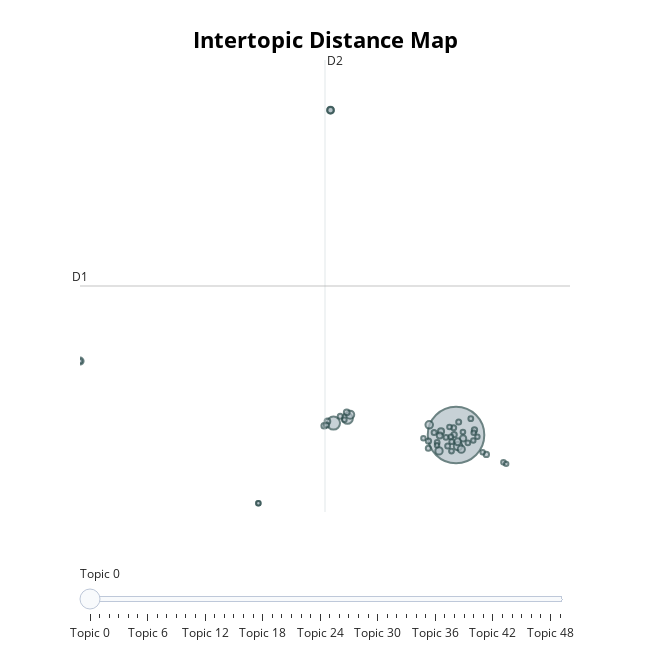

This figure's notebook cell:
### Code cell
# Visualize the tuned topics
fig_tuned = topic_model_tuned.visualize_topics()
fig_tuned.show()

### Figure 1 — Plotly figure (JSON) as saved in the notebook; plotly's stock layout.template omitted (floating-point values rounded to 4 significant figures; data arrays with more than 128 entries replaced by an {"elided": "..."} marker saying what was removed)
{"data": [{"customdata": {"elided": "50x3 mixed values"}, "hovertemplate": "<b>Topic %{customdata[0]}</b><br>%{customdata[1]}<br>Size: %{customdata[2]}", "legendgroup": "", "marker": {"color": "#B0BEC5", "line": {"color": "DarkSlateGrey", "width": 2}, "size": [1787, 95, 65, 41, 37, 32, 30, 29, 27, 27, 26, 22, 21, 21, 20, 19, 18, 18, 16, 16, 16, 16, 14, 14, 14, 14, 14, 14, 14, 13, 13, 13, 13, 12, 12, 12, 12, 12, 12, 12, 12, 11, 11, 11, 11, 11, 11, 11, 11, 11], "sizemode": "area", "sizeref": 1.117, "symbol": "circle"}, "mode": "markers", "name": "", "orientation": "v", "showlegend": false, "type": "scatter", "x": [16.65, 11.21, 11.83, 16.74, 11.95, 15.46, 15.9, 16.88, 11.08, -0.02964, 16.73, 16.97, 15.98, 11.08, 15.93, 11.8, 10.95, 10.8, 17.47, 15.43, 16.57, 18.0, 15.42, 16.77, 16.55, 10.91, 15.68, 16.28, 11.51, 16.45, 17.31, 16.46, 15.81, 17.44, 16.96, 16.36, 16.2, 17.18, 18.76, 11.7, 16.43, 7.879, 15.2, 17.83, -0.03048, 17.6, 7.881, 18.88, 15.81, 17.42], "xaxis": "x", "y": [0.7712, 1.719, 2.088, -0.1128, 2.384, 1.582, -0.4961, -0.3585, 26.6, 6.647, 0.2298, 0.4981, 1.057, 26.6, 0.7252, 2.574, 1.864, 1.506, 1.164, 0.2826, 0.7952, -0.7752, -0.2783, 1.808, 1.337, 1.559, 0.963, -0.1135, 2.269, -0.5124, 2.069, 0.2376, 0.181, 0.9467, 1.007, 1.408, 0.5772, 0.1393, -1.405, 1.985, 0.6194, -4.656, 0.5105, -0.6072, 6.647, 0.6281, -4.654, -1.526, -0.0472, 0.3256], "yaxis": "y"}], "layout": {"annotations": [{"showarrow": false, "text": "D1", "x": -0.03505, "y": 12.62, "yshift": 10}, {"showarrow": false, "text": "D2", "x": 10.84, "xshift": 10, "y": 30.6}], "height": 650, "hoverlabel": {"bgcolor": "white", "font": {"family": "Rockwell", "size": 16}}, "legend": {"itemsizing": "constant", "tracegroupgap": 0}, "margin": {"t": 60}, "shapes": [{"line": {"color": "#CFD8DC", "width": 2}, "type": "line", "x0": 10.84, "x1": 10.84, "y0": -5.355, "y1": 30.6}, {"line": {"color": "#9E9E9E", "width": 2}, "type": "line", "x0": -0.03505, "x1": 21.71, "y0": 12.62, "y1": 12.62}], "sliders": [{"active": 0, "pad": {"t": 50}, "steps": [{"args": [{"marker.color": [["red", "#B0BEC5", "#B0BEC5", "#B0BEC5", "#B0BEC5", "#B0BEC5", "#B0BEC5", "#B0BEC5", "#B0BEC5", "#B0BEC5", "#B0BEC5", "#B0BEC5", "#B0BEC5", "#B0BEC5", "#B0BEC5", "#B0BEC5", "#B0BEC5", "#B0BEC5", "#B0BEC5", "#B0BEC5", "#B0BEC5", "#B0BEC5", "#B0BEC5", "#B0BEC5", "#B0BEC5", "#B0BEC5", "#B0BEC5", "#B0BEC5", "#B0BEC5", "#B0BEC5", "#B0BEC5", "#B0BEC5", "#B0BEC5", "#B0BEC5", "#B0BEC5", "#B0BEC5", "#B0BEC5", "#B0BEC5", "#B0BEC5", "#B0BEC5", "#B0BEC5", "#B0BEC5", "#B0BEC5", "#B0BEC5", "#B0BEC5", "#B0BEC5", "#B0BEC5", "#B0BEC5", "#B0BEC5", "#B0BEC5"]]}], "label": "Topic 0", "method": "update"}, {"args": [{"marker.color": [["#B0BEC5", "red", "#B0BEC5", "#B0BEC5", "#B0BEC5", "#B0BEC5", "#B0BEC5", "#B0BEC5", "#B0BEC5", "#B0BEC5", "#B0BEC5", "#B0BEC5", "#B0BEC5", "#B0BEC5", "#B0BEC5", "#B0BEC5", "#B0BEC5", "#B0BEC5", "#B0BEC5", "#B0BEC5", "#B0BEC5", "#B0BEC5", "#B0BEC5", "#B0BEC5", "#B0BEC5", "#B0BEC5", "#B0BEC5", "#B0BEC5", "#B0BEC5", "#B0BEC5", "#B0BEC5", "#B0BEC5", "#B0BEC5", "#B0BEC5", "#B0BEC5", "#B0BEC5", "#B0BEC5", "#B0BEC5", "#B0BEC5", "#B0BEC5", "#B0BEC5", "#B0BEC5", "#B0BEC5", "#B0BEC5", "#B0BEC5", "#B0BEC5", "#B0BEC5", "#B0BEC5", "#B0BEC5", "#B0BEC5"]]}], "label": "Topic 1", "method": "update"}, {"args": [{"marker.color": [["#B0BEC5", "#B0BEC5", "red", "#B0BEC5", "#B0BEC5", "#B0BEC5", "#B0BEC5", "#B0BEC5", "#B0BEC5", "#B0BEC5", "#B0BEC5", "#B0BEC5", "#B0BEC5", "#B0BEC5", "#B0BEC5", "#B0BEC5", "#B0BEC5", "#B0BEC5", "#B0BEC5", "#B0BEC5", "#B0BEC5", "#B0BEC5", "#B0BEC5", "#B0BEC5", "#B0BEC5", "#B0BEC5", "#B0BEC5", "#B0BEC5", "#B0BEC5", "#B0BEC5", "#B0BEC5", "#B0BEC5", "#B0BEC5", "#B0BEC5", "#B0BEC5", "#B0BEC5", "#B0BEC5", "#B0BEC5", "#B0BEC5", "#B0BEC5", "#B0BEC5", "#B0BEC5", "#B0BEC5", "#B0BEC5", "#B0BEC5", "#B0BEC5", "#B0BEC5", "#B0BEC5", "#B0BEC5", "#B0BEC5"]]}], "label": "Topic 2", "method": "update"}, {"args": [{"marker.color": [["#B0BEC5", "#B0BEC5", "#B0BEC5", "red", "#B0BEC5", "#B0BEC5", "#B0BEC5", "#B0BEC5", "#B0BEC5", "#B0BEC5", "#B0BEC5", "#B0BEC5", "#B0BEC5", "#B0BEC5", "#B0BEC5", "#B0BEC5", "#B0BEC5", "#B0BEC5", "#B0BEC5", "#B0BEC5", "#B0BEC5", "#B0BEC5", "#B0BEC5", "#B0BEC5", "#B0BEC5", "#B0BEC5", "#B0BEC5", "#B0BEC5", "#B0BEC5", "#B0BEC5", "#B0BEC5", "#B0BEC5", "#B0BEC5", "#B0BEC5", "#B0BEC5", "#B0BEC5", "#B0BEC5", "#B0BEC5", "#B0BEC5", "#B0BEC5", "#B0BEC5", "#B0BEC5", "#B0BEC5", "#B0BEC5", "#B0BEC5", "#B0BEC5", "#B0BEC5", "#B0BEC5", "#B0BEC5", "#B0BEC5"]]}], "label": "Topic 3", "method": "update"}, {"args": [{"marker.color": [["#B0BEC5", "#B0BEC5", "#B0BEC5", "#B0BEC5", "red", "#B0BEC5", "#B0BEC5", "#B0BEC5", "#B0BEC5", "#B0BEC5", "#B0BEC5", "#B0BEC5", "#B0BEC5", "#B0BEC5", "#B0BEC5", "#B0BEC5", "#B0BEC5", "#B0BEC5", "#B0BEC5", "#B0BEC5", "#B0BEC5", "#B0BEC5", "#B0BEC5", "#B0BEC5", "#B0BEC5", "#B0BEC5", "#B0BEC5", "#B0BEC5", "#B0BEC5", "#B0BEC5", "#B0BEC5", "#B0BEC5", "#B0BEC5", "#B0BEC5", "#B0BEC5", "#B0BEC5", "#B0BEC5", "#B0BEC5", "#B0BEC5", "#B0BEC5", "#B0BEC5", "#B0BEC5", "#B0BEC5", "#B0BEC5", "#B0BEC5", "#B0BEC5", "#B0BEC5", "#B0BEC5", "#B0BEC5", "#B0BEC5"]]}], "label": "Topic 4", "method": "update"}, {"args": [{"marker.color": [["#B0BEC5", "#B0BEC5", "#B0BEC5", "#B0BEC5", "#B0BEC5", "red", "#B0BEC5", "#B0BEC5", "#B0BEC5", "#B0BEC5", "#B0BEC5", "#B0BEC5", "#B0BEC5", "#B0BEC5", "#B0BEC5", "#B0BEC5", "#B0BEC5", "#B0BEC5", "#B0BEC5", "#B0BEC5", "#B0BEC5", "#B0BEC5", "#B0BEC5", "#B0BEC5", "#B0BEC5", "#B0BEC5", "#B0BEC5", "#B0BEC5", "#B0BEC5", "#B0BEC5", "#B0BEC5", "#B0BEC5", "#B0BEC5", "#B0BEC5", "#B0BEC5", "#B0BEC5", "#B0BEC5", "#B0BEC5", "#B0BEC5", "#B0BEC5", "#B0BEC5", "#B0BEC5", "#B0BEC5", "#B0BEC5", "#B0BEC5", "#B0BEC5", "#B0BEC5", "#B0BEC5", "#B0BEC5", "#B0BEC5"]]}], "label": "Topic 5", "method": "update"}, {"args": [{"marker.color": [["#B0BEC5", "#B0BEC5", "#B0BEC5", "#B0BEC5", "#B0BEC5", "#B0BEC5", "red", "#B0BEC5", "#B0BEC5", "#B0BEC5", "#B0BEC5", "#B0BEC5", "#B0BEC5", "#B0BEC5", "#B0BEC5", "#B0BEC5", "#B0BEC5", "#B0BEC5", "#B0BEC5", "#B0BEC5", "#B0BEC5", "#B0BEC5", "#B0BEC5", "#B0BEC5", "#B0BEC5", "#B0BEC5", "#B0BEC5", "#B0BEC5", "#B0BEC5", "#B0BEC5", "#B0BEC5", "#B0BEC5", "#B0BEC5", "#B0BEC5", "#B0BEC5", "#B0BEC5", "#B0BEC5", "#B0BEC5", "#B0BEC5", "#B0BEC5", "#B0BEC5", "#B0BEC5", "#B0BEC5", "#B0BEC5", "#B0BEC5", "#B0BEC5", "#B0BEC5", "#B0BEC5", "#B0BEC5", "#B0BEC5"]]}], "label": "Topic 6", "method": "update"}, {"args": [{"marker.color": [["#B0BEC5", "#B0BEC5", "#B0BEC5", "#B0BEC5", "#B0BEC5", "#B0BEC5", "#B0BEC5", "red", "#B0BEC5", "#B0BEC5", "#B0BEC5", "#B0BEC5", "#B0BEC5", "#B0BEC5", "#B0BEC5", "#B0BEC5", "#B0BEC5", "#B0BEC5", "#B0BEC5", "#B0BEC5", "#B0BEC5", "#B0BEC5", "#B0BEC5", "#B0BEC5", "#B0BEC5", "#B0BEC5", "#B0BEC5", "#B0BEC5", "#B0BEC5", "#B0BEC5", "#B0BEC5", "#B0BEC5", "#B0BEC5", "#B0BEC5", "#B0BEC5", "#B0BEC5", "#B0BEC5", "#B0BEC5", "#B0BEC5", "#B0BEC5", "#B0BEC5", "#B0BEC5", "#B0BEC5", "#B0BEC5", "#B0BEC5", "#B0BEC5", "#B0BEC5", "#B0BEC5", "#B0BEC5", "#B0BEC5"]]}], "label": "Topic 7", "method": "update"}, {"args": [{"marker.color": [["#B0BEC5", "#B0BEC5", "#B0BEC5", "#B0BEC5", "#B0BEC5", "#B0BEC5", "#B0BEC5", "#B0BEC5", "red", "#B0BEC5", "#B0BEC5", "#B0BEC5", "#B0BEC5", "#B0BEC5", "#B0BEC5", "#B0BEC5", "#B0BEC5", "#B0BEC5", "#B0BEC5", "#B0BEC5", "#B0BEC5", "#B0BEC5", "#B0BEC5", "#B0BEC5", "#B0BEC5", "#B0BEC5", "#B0BEC5", "#B0BEC5", "#B0BEC5", "#B0BEC5", "#B0BEC5", "#B0BEC5", "#B0BEC5", "#B0BEC5", "#B0BEC5", "#B0BEC5", "#B0BEC5", "#B0BEC5", "#B0BEC5", "#B0BEC5", "#B0BEC5", "#B0BEC5", "#B0BEC5", "#B0BEC5", "#B0BEC5", "#B0BEC5", "#B0BEC5", "#B0BEC5", "#B0BEC5", "#B0BEC5"]]}], "label": "Topic 8", "method": "update"}, {"args": [{"marker.color": [["#B0BEC5", "#B0BEC5", "#B0BEC5", "#B0BEC5", "#B0BEC5", "#B0BEC5", "#B0BEC5", "#B0BEC5", "#B0BEC5", "red", "#B0BEC5", "#B0BEC5", "#B0BEC5", "#B0BEC5", "#B0BEC5", "#B0BEC5", "#B0BEC5", "#B0BEC5", "#B0BEC5", "#B0BEC5", "#B0BEC5", "#B0BEC5", "#B0BEC5", "#B0BEC5", "#B0BEC5", "#B0BEC5", "#B0BEC5", "#B0BEC5", "#B0BEC5", "#B0BEC5", "#B0BEC5", "#B0BEC5", "#B0BEC5", "#B0BEC5", "#B0BEC5", "#B0BEC5", "#B0BEC5", "#B0BEC5", "#B0BEC5", "#B0BEC5", "#B0BEC5", "#B0BEC5", "#B0BEC5", "#B0BEC5", "#B0BEC5", "#B0BEC5", "#B0BEC5", "#B0BEC5", "#B0BEC5", "#B0BEC5"]]}], "label": "Topic 9", "method": "update"}, {"args": [{"marker.color": [["#B0BEC5", "#B0BEC5", "#B0BEC5", "#B0BEC5", "#B0BEC5", "#B0BEC5", "#B0BEC5", "#B0BEC5", "#B0BEC5", "#B0BEC5", "red", "#B0BEC5", "#B0BEC5", "#B0BEC5", "#B0BEC5", "#B0BEC5", "#B0BEC5", "#B0BEC5", "#B0BEC5", "#B0BEC5", "#B0BEC5", "#B0BEC5", "#B0BEC5", "#B0BEC5", "#B0BEC5", "#B0BEC5", "#B0BEC5", "#B0BEC5", "#B0BEC5", "#B0BEC5", "#B0BEC5", "#B0BEC5", "#B0BEC5", "#B0BEC5", "#B0BEC5", "#B0BEC5", "#B0BEC5", "#B0BEC5", "#B0BEC5", "#B0BEC5", "#B0BEC5", "#B0BEC5", "#B0BEC5", "#B0BEC5", "#B0BEC5", "#B0BEC5", "#B0BEC5", "#B0BEC5", "#B0BEC5", "#B0BEC5"]]}], "label": "Topic 10", "method": "update"}, {"args": [{"marker.color": [["#B0BEC5", "#B0BEC5", "#B0BEC5", "#B0BEC5", "#B0BEC5", "#B0BEC5", "#B0BEC5", "#B0BEC5", "#B0BEC5", "#B0BEC5", "#B0BEC5", "red", "#B0BEC5", "#B0BEC5", "#B0BEC5", "#B0BEC5", "#B0BEC5", "#B0BEC5", "#B0BEC5", "#B0BEC5", "#B0BEC5", "#B0BEC5", "#B0BEC5", "#B0BEC5", "#B0BEC5", "#B0BEC5", "#B0BEC5", "#B0BEC5", "#B0BEC5", "#B0BEC5", "#B0BEC5", "#B0BEC5", "#B0BEC5", "#B0BEC5", "#B0BEC5", "#B0BEC5", "#B0BEC5", "#B0BEC5", "#B0BEC5", "#B0BEC5", "#B0BEC5", "#B0BEC5", "#B0BEC5", "#B0BEC5", "#B0BEC5", "#B0BEC5", "#B0BEC5", "#B0BEC5", "#B0BEC5", "#B0BEC5"]]}], "label": "Topic 11", "method": "update"}, {"args": [{"marker.color": [["#B0BEC5", "#B0BEC5", "#B0BEC5", "#B0BEC5", "#B0BEC5", "#B0BEC5", "#B0BEC5", "#B0BEC5", "#B0BEC5", "#B0BEC5", "#B0BEC5", "#B0BEC5", "red", "#B0BEC5", "#B0BEC5", "#B0BEC5", "#B0BEC5", "#B0BEC5", "#B0BEC5", "#B0BEC5", "#B0BEC5", "#B0BEC5", "#B0BEC5", "#B0BEC5", "#B0BEC5", "#B0BEC5", "#B0BEC5", "#B0BEC5", "#B0BEC5", "#B0BEC5", "#B0BEC5", "#B0BEC5", "#B0BEC5", "#B0BEC5", "#B0BEC5", "#B0BEC5", "#B0BEC5", "#B0BEC5", "#B0BEC5", "#B0BEC5", "#B0BEC5", "#B0BEC5", "#B0BEC5", "#B0BEC5", "#B0BEC5", "#B0BEC5", "#B0BEC5", "#B0BEC5", "#B0BEC5", "#B0BEC5"]]}], "label": "Topic 12", "method": "update"}, {"args": [{"marker.color": [["#B0BEC5", "#B0BEC5", "#B0BEC5", "#B0BEC5", "#B0BEC5", "#B0BEC5", "#B0BEC5", "#B0BEC5", "#B0BEC5", "#B0BEC5", "#B0BEC5", "#B0BEC5", "#B0BEC5", "red", "#B0BEC5", "#B0BEC5", "#B0BEC5", "#B0BEC5", "#B0BEC5", "#B0BEC5", "#B0BEC5", "#B0BEC5", "#B0BEC5", "#B0BEC5", "#B0BEC5", "#B0BEC5", "#B0BEC5", "#B0BEC5", "#B0BEC5", "#B0BEC5", "#B0BEC5", "#B0BEC5", "#B0BEC5", "#B0BEC5", "#B0BEC5", "#B0BEC5", "#B0BEC5", "#B0BEC5", "#B0BEC5", "#B0BEC5", "#B0BEC5", "#B0BEC5", "#B0BEC5", "#B0BEC5", "#B0BEC5", "#B0BEC5", "#B0BEC5", "#B0BEC5", "#B0BEC5", "#B0BEC5"]]}], "label": "Topic 13", "method": "update"}, {"args": [{"marker.color": [["#B0BEC5", "#B0BEC5", "#B0BEC5", "#B0BEC5", "#B0BEC5", "#B0BEC5", "#B0BEC5", "#B0BEC5", "#B0BEC5", "#B0BEC5", "#B0BEC5", "#B0BEC5", "#B0BEC5", "#B0BEC5", "red", "#B0BEC5", "#B0BEC5", "#B0BEC5", "#B0BEC5", "#B0BEC5", "#B0BEC5", "#B0BEC5", "#B0BEC5", "#B0BEC5", "#B0BEC5", "#B0BEC5", "#B0BEC5", "#B0BEC5", "#B0BEC5", "#B0BEC5", "#B0BEC5", "#B0BEC5", "#B0BEC5", "#B0BEC5", "#B0BEC5", "#B0BEC5", "#B0BEC5", "#B0BEC5", "#B0BEC5", "#B0BEC5", "#B0BEC5", "#B0BEC5", "#B0BEC5", "#B0BEC5", "#B0BEC5", "#B0BEC5", "#B0BEC5", "#B0BEC5", "#B0BEC5", "#B0BEC5"]]}], "label": "Topic 14", "method": "update"}, {"args": [{"marker.color": [["#B0BEC5", "#B0BEC5", "#B0BEC5", "#B0BEC5", "#B0BEC5", "#B0BEC5", "#B0BEC5", "#B0BEC5", "#B0BEC5", "#B0BEC5", "#B0BEC5", "#B0BEC5", "#B0BEC5", "#B0BEC5", "#B0BEC5", "red", "#B0BEC5", "#B0BEC5", "#B0BEC5", "#B0BEC5", "#B0BEC5", "#B0BEC5", "#B0BEC5", "#B0BEC5", "#B0BEC5", "#B0BEC5", "#B0BEC5", "#B0BEC5", "#B0BEC5", "#B0BEC5", "#B0BEC5", "#B0BEC5", "#B0BEC5", "#B0BEC5", "#B0BEC5", "#B0BEC5", "#B0BEC5", "#B0BEC5", "#B0BEC5", "#B0BEC5", "#B0BEC5", "#B0BEC5", "#B0BEC5", "#B0BEC5", "#B0BEC5", "#B0BEC5", "#B0BEC5", "#B0BEC5", "#B0BEC5", "#B0BEC5"]]}], "label": "Topic 15", "method": "update"}, {"args": [{"marker.color": [["#B0BEC5", "#B0BEC5", "#B0BEC5", "#B0BEC5", "#B0BEC5", "#B0BEC5", "#B0BEC5", "#B0BEC5", "#B0BEC5", "#B0BEC5", "#B0BEC5", "#B0BEC5", "#B0BEC5", "#B0BEC5", "#B0BEC5", "#B0BEC5", "red", "#B0BEC5", "#B0BEC5", "#B0BEC5", "#B0BEC5", "#B0BEC5", "#B0BEC5", "#B0BEC5", "#B0BEC5", "#B0BEC5", "#B0BEC5", "#B0BEC5", "#B0BEC5", "#B0BEC5", "#B0BEC5", "#B0BEC5", "#B0BEC5", "#B0BEC5", "#B0BEC5", "#B0BEC5", "#B0BEC5", "#B0BEC5", "#B0BEC5", "#B0BEC5", "#B0BEC5", "#B0BEC5", "#B0BEC5", "#B0BEC5", "#B0BEC5", "#B0BEC5", "#B0BEC5", "#B0BEC5", "#B0BEC5", "#B0BEC5"]]}], "label": "Topic 16", "method": "update"}, {"args": [{"marker.color": [["#B0BEC5", "#B0BEC5", "#B0BEC5", "#B0BEC5", "#B0BEC5", "#B0BEC5", "#B0BEC5", "#B0BEC5", "#B0BEC5", "#B0BEC5", "#B0BEC5", "#B0BEC5", "#B0BEC5", "#B0BEC5", "#B0BEC5", "#B0BEC5", "#B0BEC5", "red", "#B0BEC5", "#B0BEC5", "#B0BEC5", "#B0BEC5", "#B0BEC5", "#B0BEC5", "#B0BEC5", "#B0BEC5", "#B0BEC5", "#B0BEC5", "#B0BEC5", "#B0BEC5", "#B0BEC5", "#B0BEC5", "#B0BEC5", "#B0BEC5", "#B0BEC5", "#B0BEC5", "#B0BEC5", "#B0BEC5", "#B0BEC5", "#B0BEC5", "#B0BEC5", "#B0BEC5", "#B0BEC5", "#B0BEC5", "#B0BEC5", "#B0BEC5", "#B0BEC5", "#B0BEC5", "#B0BEC5", "#B0BEC5"]]}], "label": "Topic 17", "method": "update"}, {"args": [{"marker.color": [["#B0BEC5", "#B0BEC5", "#B0BEC5", "#B0BEC5", "#B0BEC5", "#B0BEC5", "#B0BEC5", "#B0BEC5", "#B0BEC5", "#B0BEC5", "#B0BEC5", "#B0BEC5", "#B0BEC5", "#B0BEC5", "#B0BEC5", "#B0BEC5", "#B0BEC5", "#B0BEC5", "red", "#B0BEC5", "#B0BEC5", "#B0BEC5", "#B0BEC5", "#B0BEC5", "#B0BEC5", "#B0BEC5", "#B0BEC5", "#B0BEC5", "#B0BEC5", "#B0BEC5", "#B0BEC5", "#B0BEC5", "#B0BEC5", "#B0BEC5", "#B0BEC5", "#B0BEC5", "#B0BEC5", "#B0BEC5", "#B0BEC5", "#B0BEC5", "#B0BEC5", "#B0BEC5", "#B0BEC5", "#B0BEC5", "#B0BEC5", "#B0BEC5", "#B0BEC5", "#B0BEC5", "#B0BEC5", "#B0BEC5"]]}], "label": "Topic 18", "method": "update"}, {"args": [{"marker.color": [["#B0BEC5", "#B0BEC5", "#B0BEC5", "#B0BEC5", "#B0BEC5", "#B0BEC5", "#B0BEC5", "#B0BEC5", "#B0BEC5", "#B0BEC5", "#B0BEC5", "#B0BEC5", "#B0BEC5", "#B0BEC5", "#B0BEC5", "#B0BEC5", "#B0BEC5", "#B0BEC5", "#B0BEC5", "red", "#B0BEC5", "#B0BEC5", "#B0BEC5", "#B0BEC5", "#B0BEC5", "#B0BEC5", "#B0BEC5", "#B0BEC5", "#B0BEC5", "#B0BEC5", "#B0BEC5", "#B0BEC5", "#B0BEC5", "#B0BEC5", "#B0BEC5", "#B0BEC5", "#B0BEC5", "#B0BEC5", "#B0BEC5", "#B0BEC5", "#B0BEC5", "#B0BEC5", "#B0BEC5", "#B0BEC5", "#B0BEC5", "#B0BEC5", "#B0BEC5", "#B0BEC5", "#B0BEC5", "#B0BEC5"]]}], "label": "Topic 19", "method": "update"}, {"args": [{"marker.color": [["#B0BEC5", "#B0BEC5", "#B0BEC5", "#B0BEC5", "#B0BEC5", "#B0BEC5", "#B0BEC5", "#B0BEC5", "#B0BEC5", "#B0BEC5", "#B0BEC5", "#B0BEC5", "#B0BEC5", "#B0BEC5", "#B0BEC5", "#B0BEC5", "#B0BEC5", "#B0BEC5", "#B0BEC5", "#B0BEC5", "red", "#B0BEC5", "#B0BEC5", "#B0BEC5", "#B0BEC5", "#B0BEC5", "#B0BEC5", "#B0BEC5", "#B0BEC5", "#B0BEC5", "#B0BEC5", "#B0BEC5", "#B0BEC5", "#B0BEC5", "#B0BEC5", "#B0BEC5", "#B0BEC5", "#B0BEC5", "#B0BEC5", "#B0BEC5", "#B0BEC5", "#B0BEC5", "#B0BEC5", "#B0BEC5", "#B0BEC5", "#B0BEC5", "#B0BEC5", "#B0BEC5", "#B0BEC5", "#B0BEC5"]]}], "label": "Topic 20", "method": "update"}, {"args": [{"marker.color": [["#B0BEC5", "#B0BEC5", "#B0BEC5", "#B0BEC5", "#B0BEC5", "#B0BEC5", "#B0BEC5", "#B0BEC5", "#B0BEC5", "#B0BEC5", "#B0BEC5", "#B0BEC5", "#B0BEC5", "#B0BEC5", "#B0BEC5", "#B0BEC5", "#B0BEC5", "#B0BEC5", "#B0BEC5", "#B0BEC5", "#B0BEC5", "red", "#B0BEC5", "#B0BEC5", "#B0BEC5", "#B0BEC5", "#B0BEC5", "#B0BEC5", "#B0BEC5", "#B0BEC5", "#B0BEC5", "#B0BEC5", "#B0BEC5", "#B0BEC5", "#B0BEC5", "#B0BEC5", "#B0BEC5", "#B0BEC5", "#B0BEC5", "#B0BEC5", "#B0BEC5", "#B0BEC5", "#B0BEC5", "#B0BEC5", "#B0BEC5", "#B0BEC5", "#B0BEC5", "#B0BEC5", "#B0BEC5", "#B0BEC5"]]}], "label": "Topic 21", "method": "update"}, {"args": [{"marker.color": [["#B0BEC5", "#B0BEC5", "#B0BEC5", "#B0BEC5", "#B0BEC5", "#B0BEC5", "#B0BEC5", "#B0BEC5", "#B0BEC5", "#B0BEC5", "#B0BEC5", "#B0BEC5", "#B0BEC5", "#B0BEC5", "#B0BEC5", "#B0BEC5", "#B0BEC5", "#B0BEC5", "#B0BEC5", "#B0BEC5", "#B0BEC5", "#B0BEC5", "red", "#B0BEC5", "#B0BEC5", "#B0BEC5", "#B0BEC5", "#B0BEC5", "#B0BEC5", "#B0BEC5", "#B0BEC5", "#B0BEC5", "#B0BEC5", "#B0BEC5", "#B0BEC5", "#B0BEC5", "#B0BEC5", "#B0BEC5", "#B0BEC5", "#B0BEC5", "#B0BEC5", "#B0BEC5", "#B0BEC5", "#B0BEC5", "#B0BEC5", "#B0BEC5", "#B0BEC5", "#B0BEC5", "#B0BEC5", "#B0BEC5"]]}], "label": "Topic 22", "method": "update"}, {"args": [{"marker.color": [["#B0BEC5", "#B0BEC5", "#B0BEC5", "#B0BEC5", "#B0BEC5", "#B0BEC5", "#B0BEC5", "#B0BEC5", "#B0BEC5", "#B0BEC5", "#B0BEC5", "#B0BEC5", "#B0BEC5", "#B0BEC5", "#B0BEC5", "#B0BEC5", "#B0BEC5", "#B0BEC5", "#B0BEC5", "#B0BEC5", "#B0BEC5", "#B0BEC5", "#B0BEC5", "red", "#B0BEC5", "#B0BEC5", "#B0BEC5", "#B0BEC5", "#B0BEC5", "#B0BEC5", "#B0BEC5", "#B0BEC5", "#B0BEC5", "#B0BEC5", "#B0BEC5", "#B0BEC5", "#B0BEC5", "#B0BEC5", "#B0BEC5", "#B0BEC5", "#B0BEC5", "#B0BEC5", "#B0BEC5", "#B0BEC5", "#B0BEC5", "#B0BEC5", "#B0BEC5", "#B0BEC5", "#B0BEC5", "#B0BEC5"]]}], "label": "Topic 23", "method": "update"}, {"args": [{"marker.color": [["#B0BEC5", "#B0BEC5", "#B0BEC5", "#B0BEC5", "#B0BEC5", "#B0BEC5", "#B0BEC5", "#B0BEC5", "#B0BEC5", "#B0BEC5", "#B0BEC5", "#B0BEC5", "#B0BEC5", "#B0BEC5", "#B0BEC5", "#B0BEC5", "#B0BEC5", "#B0BEC5", "#B0BEC5", "#B0BEC5", "#B0BEC5", "#B0BEC5", "#B0BEC5", "#B0BEC5", "red", "#B0BEC5", "#B0BEC5", "#B0BEC5", "#B0BEC5", "#B0BEC5", "#B0BEC5", "#B0BEC5", "#B0BEC5", "#B0BEC5", "#B0BEC5", "#B0BEC5", "#B0BEC5", "#B0BEC5", "#B0BEC5", "#B0BEC5", "#B0BEC5", "#B0BEC5", "#B0BEC5", "#B0BEC5", "#B0BEC5", "#B0BEC5", "#B0BEC5", "#B0BEC5", "#B0BEC5", "#B0BEC5"]]}], "label": "Topic 24", "method": "update"}, {"args": [{"marker.color": [["#B0BEC5", "#B0BEC5", "#B0BEC5", "#B0BEC5", "#B0BEC5", "#B0BEC5", "#B0BEC5", "#B0BEC5", "#B0BEC5", "#B0BEC5", "#B0BEC5", "#B0BEC5", "#B0BEC5", "#B0BEC5", "#B0BEC5", "#B0BEC5", "#B0BEC5", "#B0BEC5", "#B0BEC5", "#B0BEC5", "#B0BEC5", "#B0BEC5", "#B0BEC5", "#B0BEC5", "#B0BEC5", "red", "#B0BEC5", "#B0BEC5", "#B0BEC5", "#B0BEC5", "#B0BEC5", "#B0BEC5", "#B0BEC5", "#B0BEC5", "#B0BEC5", "#B0BEC5", "#B0BEC5", "#B0BEC5", "#B0BEC5", "#B0BEC5", "#B0BEC5", "#B0BEC5", "#B0BEC5", "#B0BEC5", "#B0BEC5", "#B0BEC5", "#B0BEC5", "#B0BEC5", "#B0BEC5", "#B0BEC5"]]}], "label": "Topic 25", "method": "update"}, {"args": [{"marker.color": [["#B0BEC5", "#B0BEC5", "#B0BEC5", "#B0BEC5", "#B0BEC5", "#B0BEC5", "#B0BEC5", "#B0BEC5", "#B0BEC5", "#B0BEC5", "#B0BEC5", "#B0BEC5", "#B0BEC5", "#B0BEC5", "#B0BEC5", "#B0BEC5", "#B0BEC5", "#B0BEC5", "#B0BEC5", "#B0BEC5", "#B0BEC5", "#B0BEC5", "#B0BEC5", "#B0BEC5", "#B0BEC5", "#B0BEC5", "red", "#B0BEC5", "#B0BEC5", "#B0BEC5", "#B0BEC5", "#B0BEC5", "#B0BEC5", "#B0BEC5", "#B0BEC5", "#B0BEC5", "#B0BEC5", "#B0BEC5", "#B0BEC5", "#B0BEC5", "#B0BEC5", "#B0BEC5", "#B0BEC5", "#B0BEC5", "#B0BEC5", "#B0BEC5", "#B0BEC5", "#B0BEC5", "#B0BEC5", "#B0BEC5"]]}], "label": "Topic 26", "method": "update"}, {"args": [{"marker.color": [["#B0BEC5", "#B0BEC5", "#B0BEC5", "#B0BEC5", "#B0BEC5", "#B0BEC5", "#B0BEC5", "#B0BEC5", "#B0BEC5", "#B0BEC5", "#B0BEC5", "#B0BEC5", "#B0BEC5", "#B0BEC5", "#B0BEC5", "#B0BEC5", "#B0BEC5", "#B0BEC5", "#B0BEC5", "#B0BEC5", "#B0BEC5", "#B0BEC5", "#B0BEC5", "#B0BEC5", "#B0BEC5", "#B0BEC5", "#B0BEC5", "red", "#B0BEC5", "#B0BEC5", "#B0BEC5", "#B0BEC5", "#B0BEC5", "#B0BEC5", "#B0BEC5", "#B0BEC5", "#B0BEC5", "#B0BEC5", "#B0BEC5", "#B0BEC5", "#B0BEC5", "#B0BEC5", "#B0BEC5", "#B0BEC5", "#B0BEC5", "#B0BEC5", "#B0BEC5", "#B0BEC5", "#B0BEC5", "#B0BEC5"]]}], "label": "Topic 27", "method": "update"}, {"args": [{"marker.color": [["#B0BEC5", "#B0BEC5", "#B0BEC5", "#B0BEC5", "#B0BEC5", "#B0BEC5", "#B0BEC5", "#B0BEC5", "#B0BEC5", "#B0BEC5", "#B0BEC5", "#B0BEC5", "#B0BEC5", "#B0BEC5", "#B0BEC5", "#B0BEC5", "#B0BEC5", "#B0BEC5", "#B0BEC5", "#B0BEC5", "#B0BEC5", "#B0BEC5", "#B0BEC5", "#B0BEC5", "#B0BEC5", "#B0BEC5", "#B0BEC5", "#B0BEC5", "red", "#B0BEC5", "#B0BEC5", "#B0BEC5", "#B0BEC5", "#B0BEC5", "#B0BEC5", "#B0BEC5", "#B0BEC5", "#B0BEC5", "#B0BEC5", "#B0BEC5", "#B0BEC5", "#B0BEC5", "#B0BEC5", "#B0BEC5", "#B0BEC5", "#B0BEC5", "#B0BEC5", "#B0BEC5", "#B0BEC5", "#B0BEC5"]]}], "label": "Topic 28", "method": "update"}, {"args": [{"marker.color": [["#B0BEC5", "#B0BEC5", "#B0BEC5", "#B0BEC5", "#B0BEC5", "#B0BEC5", "#B0BEC5", "#B0BEC5", "#B0BEC5", "#B0BEC5", "#B0BEC5", "#B0BEC5", "#B0BEC5", "#B0BEC5", "#B0BEC5", "#B0BEC5", "#B0BEC5", "#B0BEC5", "#B0BEC5", "#B0BEC5", "#B0BEC5", "#B0BEC5", "#B0BEC5", "#B0BEC5", "#B0BEC5", "#B0BEC5", "#B0BEC5", "#B0BEC5", "#B0BEC5", "red", "#B0BEC5", "#B0BEC5", "#B0BEC5", "#B0BEC5", "#B0BEC5", "#B0BEC5", "#B0BEC5", "#B0BEC5", "#B0BEC5", "#B0BEC5", "#B0BEC5", "#B0BEC5", "#B0BEC5", "#B0BEC5", "#B0BEC5", "#B0BEC5", "#B0BEC5", "#B0BEC5", "#B0BEC5", "#B0BEC5"]]}], "label": "Topic 29", "method": "update"}, {"args": [{"marker.color": [["#B0BEC5", "#B0BEC5", "#B0BEC5", "#B0BEC5", "#B0BEC5", "#B0BEC5", "#B0BEC5", "#B0BEC5", "#B0BEC5", "#B0BEC5", "#B0BEC5", "#B0BEC5", "#B0BEC5", "#B0BEC5", "#B0BEC5", "#B0BEC5", "#B0BEC5", "#B0BEC5", "#B0BEC5", "#B0BEC5", "#B0BEC5", "#B0BEC5", "#B0BEC5", "#B0BEC5", "#B0BEC5", "#B0BEC5", "#B0BEC5", "#B0BEC5", "#B0BEC5", "#B0BEC5", "red", "#B0BEC5", "#B0BEC5", "#B0BEC5", "#B0BEC5", "#B0BEC5", "#B0BEC5", "#B0BEC5", "#B0BEC5", "#B0BEC5", "#B0BEC5", "#B0BEC5", "#B0BEC5", "#B0BEC5", "#B0BEC5", "#B0BEC5", "#B0BEC5", "#B0BEC5", "#B0BEC5", "#B0BEC5"]]}], "label": "Topic 30", "method": "update"}, {"args": [{"marker.color": [["#B0BEC5", "#B0BEC5", "#B0BEC5", "#B0BEC5", "#B0BEC5", "#B0BEC5", "#B0BEC5", "#B0BEC5", "#B0BEC5", "#B0BEC5", "#B0BEC5", "#B0BEC5", "#B0BEC5", "#B0BEC5", "#B0BEC5", "#B0BEC5", "#B0BEC5", "#B0BEC5", "#B0BEC5", "#B0BEC5", "#B0BEC5", "#B0BEC5", "#B0BEC5", "#B0BEC5", "#B0BEC5", "#B0BEC5", "#B0BEC5", "#B0BEC5", "#B0BEC5", "#B0BEC5", "#B0BEC5", "red", "#B0BEC5", "#B0BEC5", "#B0BEC5", "#B0BEC5", "#B0BEC5", "#B0BEC5", "#B0BEC5", "#B0BEC5", "#B0BEC5", "#B0BEC5", "#B0BEC5", "#B0BEC5", "#B0BEC5", "#B0BEC5", "#B0BEC5", "#B0BEC5", "#B0BEC5", "#B0BEC5"]]}], "label": "Topic 31", "method": "update"}, {"args": [{"marker.color": [["#B0BEC5", "#B0BEC5", "#B0BEC5", "#B0BEC5", "#B0BEC5", "#B0BEC5", "#B0BEC5", "#B0BEC5", "#B0BEC5", "#B0BEC5", "#B0BEC5", "#B0BEC5", "#B0BEC5", "#B0BEC5", "#B0BEC5", "#B0BEC5", "#B0BEC5", "#B0BEC5", "#B0BEC5", "#B0BEC5", "#B0BEC5", "#B0BEC5", "#B0BEC5", "#B0BEC5", "#B0BEC5", "#B0BEC5", "#B0BEC5", "#B0BEC5", "#B0BEC5", "#B0BEC5", "#B0BEC5", "#B0BEC5", "red", "#B0BEC5", "#B0BEC5", "#B0BEC5", "#B0BEC5", "#B0BEC5", "#B0BEC5", "#B0BEC5", "#B0BEC5", "#B0BEC5", "#B0BEC5", "#B0BEC5", "#B0BEC5", "#B0BEC5", "#B0BEC5", "#B0BEC5", "#B0BEC5", "#B0BEC5"]]}], "label": "Topic 32", "method": "update"}, {"args": [{"marker.color": [["#B0BEC5", "#B0BEC5", "#B0BEC5", "#B0BEC5", "#B0BEC5", "#B0BEC5", "#B0BEC5", "#B0BEC5", "#B0BEC5", "#B0BEC5", "#B0BEC5", "#B0BEC5", "#B0BEC5", "#B0BEC5", "#B0BEC5", "#B0BEC5", "#B0BEC5", "#B0BEC5", "#B0BEC5", "#B0BEC5", "#B0BEC5", "#B0BEC5", "#B0BEC5", "#B0BEC5", "#B0BEC5", "#B0BEC5", "#B0BEC5", "#B0BEC5", "#B0BEC5", "#B0BEC5", "#B0BEC5", "#B0BEC5", "#B0BEC5", "red", "#B0BEC5", "#B0BEC5", "#B0BEC5", "#B0BEC5", "#B0BEC5", "#B0BEC5", "#B0BEC5", "#B0BEC5", "#B0BEC5", "#B0BEC5", "#B0BEC5", "#B0BEC5", "#B0BEC5", "#B0BEC5", "#B0BEC5", "#B0BEC5"]]}], "label": "Topic 33", "method": "update"}, {"args": [{"marker.color": [["#B0BEC5", "#B0BEC5", "#B0BEC5", "#B0BEC5", "#B0BEC5", "#B0BEC5", "#B0BEC5", "#B0BEC5", "#B0BEC5", "#B0BEC5", "#B0BEC5", "#B0BEC5", "#B0BEC5", "#B0BEC5", "#B0BEC5", "#B0BEC5", "#B0BEC5", "#B0BEC5", "#B0BEC5", "#B0BEC5", "#B0BEC5", "#B0BEC5", "#B0BEC5", "#B0BEC5", "#B0BEC5", "#B0BEC5", "#B0BEC5", "#B0BEC5", "#B0BEC5", "#B0BEC5", "#B0BEC5", "#B0BEC5", "#B0BEC5", "#B0BEC5", "red", "#B0BEC5", "#B0BEC5", "#B0BEC5", "#B0BEC5", "#B0BEC5", "#B0BEC5", "#B0BEC5", "#B0BEC5", "#B0BEC5", "#B0BEC5", "#B0BEC5", "#B0BEC5", "#B0BEC5", "#B0BEC5", "#B0BEC5"]]}], "label": "Topic 34", "method": "update"}, {"args": [{"marker.color": [["#B0BEC5", "#B0BEC5", "#B0BEC5", "#B0BEC5", "#B0BEC5", "#B0BEC5", "#B0BEC5", "#B0BEC5", "#B0BEC5", "#B0BEC5", "#B0BEC5", "#B0BEC5", "#B0BEC5", "#B0BEC5", "#B0BEC5", "#B0BEC5", "#B0BEC5", "#B0BEC5", "#B0BEC5", "#B0BEC5", "#B0BEC5", "#B0BEC5", "#B0BEC5", "#B0BEC5", "#B0BEC5", "#B0BEC5", "#B0BEC5", "#B0BEC5", "#B0BEC5", "#B0BEC5", "#B0BEC5", "#B0BEC5", "#B0BEC5", "#B0BEC5", "#B0BEC5", "red", "#B0BEC5", "#B0BEC5", "#B0BEC5", "#B0BEC5", "#B0BEC5", "#B0BEC5", "#B0BEC5", "#B0BEC5", "#B0BEC5", "#B0BEC5", "#B0BEC5", "#B0BEC5", "#B0BEC5", "#B0BEC5"]]}], "label": "Topic 35", "method": "update"}, {"args": [{"marker.color": [["#B0BEC5", "#B0BEC5", "#B0BEC5", "#B0BEC5", "#B0BEC5", "#B0BEC5", "#B0BEC5", "#B0BEC5", "#B0BEC5", "#B0BEC5", "#B0BEC5", "#B0BEC5", "#B0BEC5", "#B0BEC5", "#B0BEC5", "#B0BEC5", "#B0BEC5", "#B0BEC5", "#B0BEC5", "#B0BEC5", "#B0BEC5", "#B0BEC5", "#B0BEC5", "#B0BEC5", "#B0BEC5", "#B0BEC5", "#B0BEC5", "#B0BEC5", "#B0BEC5", "#B0BEC5", "#B0BEC5", "#B0BEC5", "#B0BEC5", "#B0BEC5", "#B0BEC5", "#B0BEC5", "red", "#B0BEC5", "#B0BEC5", "#B0BEC5", "#B0BEC5", "#B0BEC5", "#B0BEC5", "#B0BEC5", "#B0BEC5", "#B0BEC5", "#B0BEC5", "#B0BEC5", "#B0BEC5", "#B0BEC5"]]}], "label": "Topic 36", "method": "update"}, {"args": [{"marker.color": [["#B0BEC5", "#B0BEC5", "#B0BEC5", "#B0BEC5", "#B0BEC5", "#B0BEC5", "#B0BEC5", "#B0BEC5", "#B0BEC5", "#B0BEC5", "#B0BEC5", "#B0BEC5", "#B0BEC5", "#B0BEC5", "#B0BEC5", "#B0BEC5", "#B0BEC5", "#B0BEC5", "#B0BEC5", "#B0BEC5", "#B0BEC5", "#B0BEC5", "#B0BEC5", "#B0BEC5", "#B0BEC5", "#B0BEC5", "#B0BEC5", "#B0BEC5", "#B0BEC5", "#B0BEC5", "#B0BEC5", "#B0BEC5", "#B0BEC5", "#B0BEC5", "#B0BEC5", "#B0BEC5", "#B0BEC5", "red", "#B0BEC5", "#B0BEC5", "#B0BEC5", "#B0BEC5", "#B0BEC5", "#B0BEC5", "#B0BEC5", "#B0BEC5", "#B0BEC5", "#B0BEC5", "#B0BEC5", "#B0BEC5"]]}], "label": "Topic 37", "method": "update"}, {"args": [{"marker.color": [["#B0BEC5", "#B0BEC5", "#B0BEC5", "#B0BEC5", "#B0BEC5", "#B0BEC5", "#B0BEC5", "#B0BEC5", "#B0BEC5", "#B0BEC5", "#B0BEC5", "#B0BEC5", "#B0BEC5", "#B0BEC5", "#B0BEC5", "#B0BEC5", "#B0BEC5", "#B0BEC5", "#B0BEC5", "#B0BEC5", "#B0BEC5", "#B0BEC5", "#B0BEC5", "#B0BEC5", "#B0BEC5", "#B0BEC5", "#B0BEC5", "#B0BEC5", "#B0BEC5", "#B0BEC5", "#B0BEC5", "#B0BEC5", "#B0BEC5", "#B0BEC5", "#B0BEC5", "#B0BEC5", "#B0BEC5", "#B0BEC5", "red", "#B0BEC5", "#B0BEC5", "#B0BEC5", "#B0BEC5", "#B0BEC5", "#B0BEC5", "#B0BEC5", "#B0BEC5", "#B0BEC5", "#B0BEC5", "#B0BEC5"]]}], "label": "Topic 38", "method": "update"}, {"args": [{"marker.color": [["#B0BEC5", "#B0BEC5", "#B0BEC5", "#B0BEC5", "#B0BEC5", "#B0BEC5", "#B0BEC5", "#B0BEC5", "#B0BEC5", "#B0BEC5", "#B0BEC5", "#B0BEC5", "#B0BEC5", "#B0BEC5", "#B0BEC5", "#B0BEC5", "#B0BEC5", "#B0BEC5", "#B0BEC5", "#B0BEC5", "#B0BEC5", "#B0BEC5", "#B0BEC5", "#B0BEC5", "#B0BEC5", "#B0BEC5", "#B0BEC5", "#B0BEC5", "#B0BEC5", "#B0BEC5", "#B0BEC5", "#B0BEC5", "#B0BEC5", "#B0BEC5", "#B0BEC5", "#B0BEC5", "#B0BEC5", "#B0BEC5", "#B0BEC5", "red", "#B0BEC5", "#B0BEC5", "#B0BEC5", "#B0BEC5", "#B0BEC5", "#B0BEC5", "#B0BEC5", "#B0BEC5", "#B0BEC5", "#B0BEC5"]]}], "label": "Topic 39", "method": "update"}, {"args": [{"marker.color": [["#B0BEC5", "#B0BEC5", "#B0BEC5", "#B0BEC5", "#B0BEC5", "#B0BEC5", "#B0BEC5", "#B0BEC5", "#B0BEC5", "#B0BEC5", "#B0BEC5", "#B0BEC5", "#B0BEC5", "#B0BEC5", "#B0BEC5", "#B0BEC5", "#B0BEC5", "#B0BEC5", "#B0BEC5", "#B0BEC5", "#B0BEC5", "#B0BEC5", "#B0BEC5", "#B0BEC5", "#B0BEC5", "#B0BEC5", "#B0BEC5", "#B0BEC5", "#B0BEC5", "#B0BEC5", "#B0BEC5", "#B0BEC5", "#B0BEC5", "#B0BEC5", "#B0BEC5", "#B0BEC5", "#B0BEC5", "#B0BEC5", "#B0BEC5", "#B0BEC5", "red", "#B0BEC5", "#B0BEC5", "#B0BEC5", "#B0BEC5", "#B0BEC5", "#B0BEC5", "#B0BEC5", "#B0BEC5", "#B0BEC5"]]}], "label": "Topic 40", "method": "update"}, {"args": [{"marker.color": [["#B0BEC5", "#B0BEC5", "#B0BEC5", "#B0BEC5", "#B0BEC5", "#B0BEC5", "#B0BEC5", "#B0BEC5", "#B0BEC5", "#B0BEC5", "#B0BEC5", "#B0BEC5", "#B0BEC5", "#B0BEC5", "#B0BEC5", "#B0BEC5", "#B0BEC5", "#B0BEC5", "#B0BEC5", "#B0BEC5", "#B0BEC5", "#B0BEC5", "#B0BEC5", "#B0BEC5", "#B0BEC5", "#B0BEC5", "#B0BEC5", "#B0BEC5", "#B0BEC5", "#B0BEC5", "#B0BEC5", "#B0BEC5", "#B0BEC5", "#B0BEC5", "#B0BEC5", "#B0BEC5", "#B0BEC5", "#B0BEC5", "#B0BEC5", "#B0BEC5", "#B0BEC5", "red", "#B0BEC5", "#B0BEC5", "#B0BEC5", "#B0BEC5", "#B0BEC5", "#B0BEC5", "#B0BEC5", "#B0BEC5"]]}], "label": "Topic 41", "method": "update"}, {"args": [{"marker.color": [["#B0BEC5", "#B0BEC5", "#B0BEC5", "#B0BEC5", "#B0BEC5", "#B0BEC5", "#B0BEC5", "#B0BEC5", "#B0BEC5", "#B0BEC5", "#B0BEC5", "#B0BEC5", "#B0BEC5", "#B0BEC5", "#B0BEC5", "#B0BEC5", "#B0BEC5", "#B0BEC5", "#B0BEC5", "#B0BEC5", "#B0BEC5", "#B0BEC5", "#B0BEC5", "#B0BEC5", "#B0BEC5", "#B0BEC5", "#B0BEC5", "#B0BEC5", "#B0BEC5", "#B0BEC5", "#B0BEC5", "#B0BEC5", "#B0BEC5", "#B0BEC5", "#B0BEC5", "#B0BEC5", "#B0BEC5", "#B0BEC5", "#B0BEC5", "#B0BEC5", "#B0BEC5", "#B0BEC5", "red", "#B0BEC5", "#B0BEC5", "#B0BEC5", "#B0BEC5", "#B0BEC5", "#B0BEC5", "#B0BEC5"]]}], "label": "Topic 42", "method": "update"}, {"args": [{"marker.color": [["#B0BEC5", "#B0BEC5", "#B0BEC5", "#B0BEC5", "#B0BEC5", "#B0BEC5", "#B0BEC5", "#B0BEC5", "#B0BEC5", "#B0BEC5", "#B0BEC5", "#B0BEC5", "#B0BEC5", "#B0BEC5", "#B0BEC5", "#B0BEC5", "#B0BEC5", "#B0BEC5", "#B0BEC5", "#B0BEC5", "#B0BEC5", "#B0BEC5", "#B0BEC5", "#B0BEC5", "#B0BEC5", "#B0BEC5", "#B0BEC5", "#B0BEC5", "#B0BEC5", "#B0BEC5", "#B0BEC5", "#B0BEC5", "#B0BEC5", "#B0BEC5", "#B0BEC5", "#B0BEC5", "#B0BEC5", "#B0BEC5", "#B0BEC5", "#B0BEC5", "#B0BEC5", "#B0BEC5", "#B0BEC5", "red", "#B0BEC5", "#B0BEC5", "#B0BEC5", "#B0BEC5", "#B0BEC5", "#B0BEC5"]]}], "label": "Topic 43", "method": "update"}, {"args": [{"marker.color": [["#B0BEC5", "#B0BEC5", "#B0BEC5", "#B0BEC5", "#B0BEC5", "#B0BEC5", "#B0BEC5", "#B0BEC5", "#B0BEC5", "#B0BEC5", "#B0BEC5", "#B0BEC5", "#B0BEC5", "#B0BEC5", "#B0BEC5", "#B0BEC5", "#B0BEC5", "#B0BEC5", "#B0BEC5", "#B0BEC5", "#B0BEC5", "#B0BEC5", "#B0BEC5", "#B0BEC5", "#B0BEC5", "#B0BEC5", "#B0BEC5", "#B0BEC5", "#B0BEC5", "#B0BEC5", "#B0BEC5", "#B0BEC5", "#B0BEC5", "#B0BEC5", "#B0BEC5", "#B0BEC5", "#B0BEC5", "#B0BEC5", "#B0BEC5", "#B0BEC5", "#B0BEC5", "#B0BEC5", "#B0BEC5", "#B0BEC5", "red", "#B0BEC5", "#B0BEC5", "#B0BEC5", "#B0BEC5", "#B0BEC5"]]}], "label": "Topic 44", "method": "update"}, {"args": [{"marker.color": [["#B0BEC5", "#B0BEC5", "#B0BEC5", "#B0BEC5", "#B0BEC5", "#B0BEC5", "#B0BEC5", "#B0BEC5", "#B0BEC5", "#B0BEC5", "#B0BEC5", "#B0BEC5", "#B0BEC5", "#B0BEC5", "#B0BEC5", "#B0BEC5", "#B0BEC5", "#B0BEC5", "#B0BEC5", "#B0BEC5", "#B0BEC5", "#B0BEC5", "#B0BEC5", "#B0BEC5", "#B0BEC5", "#B0BEC5", "#B0BEC5", "#B0BEC5", "#B0BEC5", "#B0BEC5", "#B0BEC5", "#B0BEC5", "#B0BEC5", "#B0BEC5", "#B0BEC5", "#B0BEC5", "#B0BEC5", "#B0BEC5", "#B0BEC5", "#B0BEC5", "#B0BEC5", "#B0BEC5", "#B0BEC5", "#B0BEC5", "#B0BEC5", "red", "#B0BEC5", "#B0BEC5", "#B0BEC5", "#B0BEC5"]]}], "label": "Topic 45", "method": "update"}, {"args": [{"marker.color": [["#B0BEC5", "#B0BEC5", "#B0BEC5", "#B0BEC5", "#B0BEC5", "#B0BEC5", "#B0BEC5", "#B0BEC5", "#B0BEC5", "#B0BEC5", "#B0BEC5", "#B0BEC5", "#B0BEC5", "#B0BEC5", "#B0BEC5", "#B0BEC5", "#B0BEC5", "#B0BEC5", "#B0BEC5", "#B0BEC5", "#B0BEC5", "#B0BEC5", "#B0BEC5", "#B0BEC5", "#B0BEC5", "#B0BEC5", "#B0BEC5", "#B0BEC5", "#B0BEC5", "#B0BEC5", "#B0BEC5", "#B0BEC5", "#B0BEC5", "#B0BEC5", "#B0BEC5", "#B0BEC5", "#B0BEC5", "#B0BEC5", "#B0BEC5", "#B0BEC5", "#B0BEC5", "#B0BEC5", "#B0BEC5", "#B0BEC5", "#B0BEC5", "#B0BEC5", "red", "#B0BEC5", "#B0BEC5", "#B0BEC5"]]}], "label": "Topic 46", "method": "update"}, {"args": [{"marker.color": [["#B0BEC5", "#B0BEC5", "#B0BEC5", "#B0BEC5", "#B0BEC5", "#B0BEC5", "#B0BEC5", "#B0BEC5", "#B0BEC5", "#B0BEC5", "#B0BEC5", "#B0BEC5", "#B0BEC5", "#B0BEC5", "#B0BEC5", "#B0BEC5", "#B0BEC5", "#B0BEC5", "#B0BEC5", "#B0BEC5", "#B0BEC5", "#B0BEC5", "#B0BEC5", "#B0BEC5", "#B0BEC5", "#B0BEC5", "#B0BEC5", "#B0BEC5", "#B0BEC5", "#B0BEC5", "#B0BEC5", "#B0BEC5", "#B0BEC5", "#B0BEC5", "#B0BEC5", "#B0BEC5", "#B0BEC5", "#B0BEC5", "#B0BEC5", "#B0BEC5", "#B0BEC5", "#B0BEC5", "#B0BEC5", "#B0BEC5", "#B0BEC5", "#B0BEC5", "#B0BEC5", "red", "#B0BEC5", "#B0BEC5"]]}], "label": "Topic 47", "method": "update"}, {"args": [{"marker.color": [["#B0BEC5", "#B0BEC5", "#B0BEC5", "#B0BEC5", "#B0BEC5", "#B0BEC5", "#B0BEC5", "#B0BEC5", "#B0BEC5", "#B0BEC5", "#B0BEC5", "#B0BEC5", "#B0BEC5", "#B0BEC5", "#B0BEC5", "#B0BEC5", "#B0BEC5", "#B0BEC5", "#B0BEC5", "#B0BEC5", "#B0BEC5", "#B0BEC5", "#B0BEC5", "#B0BEC5", "#B0BEC5", "#B0BEC5", "#B0BEC5", "#B0BEC5", "#B0BEC5", "#B0BEC5", "#B0BEC5", "#B0BEC5", "#B0BEC5", "#B0BEC5", "#B0BEC5", "#B0BEC5", "#B0BEC5", "#B0BEC5", "#B0BEC5", "#B0BEC5", "#B0BEC5", "#B0BEC5", "#B0BEC5", "#B0BEC5", "#B0BEC5", "#B0BEC5", "#B0BEC5", "#B0BEC5", "red", "#B0BEC5"]]}], "label": "Topic 48", "method": "update"}, {"args": [{"marker.color": [["#B0BEC5", "#B0BEC5", "#B0BEC5", "#B0BEC5", "#B0BEC5", "#B0BEC5", "#B0BEC5", "#B0BEC5", "#B0BEC5", "#B0BEC5", "#B0BEC5", "#B0BEC5", "#B0BEC5", "#B0BEC5", "#B0BEC5", "#B0BEC5", "#B0BEC5", "#B0BEC5", "#B0BEC5", "#B0BEC5", "#B0BEC5", "#B0BEC5", "#B0BEC5", "#B0BEC5", "#B0BEC5", "#B0BEC5", "#B0BEC5", "#B0BEC5", "#B0BEC5", "#B0BEC5", "#B0BEC5", "#B0BEC5", "#B0BEC5", "#B0BEC5", "#B0BEC5", "#B0BEC5", "#B0BEC5", "#B0BEC5", "#B0BEC5", "#B0BEC5", "#B0BEC5", "#B0BEC5", "#B0BEC5", "#B0BEC5", "#B0BEC5", "#B0BEC5", "#B0BEC5", "#B0BEC5", "#B0BEC5", "red"]]}], "label": "Topic 49", "method": "update"}]}], "title": {"font": {"color": "Black", "size": 22}, "text": "<b>Intertopic Distance Map</b>", "x": 0.5, "xanchor": "center", "y": 0.95, "yanchor": "top"}, "width": 650, "xaxis": {"anchor": "y", "domain": [0, 1], "range": [-0.03505, 21.71], "title": {"text": ""}, "visible": false}, "yaxis": {"anchor": "x", "domain": [0, 1], "range": [-5.355, 30.6], "title": {"text": ""}, "visible": false}}}
